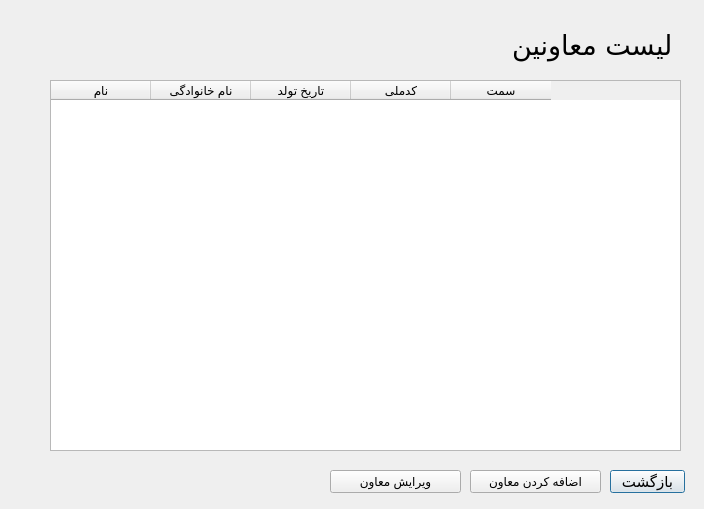
<?xml version="1.0" encoding="UTF-8"?>
<ui version="4.0">
 <class>Dialog</class>
 <widget class="QDialog" name="Dialog">
  <property name="geometry">
   <rect>
    <x>0</x>
    <y>0</y>
    <width>704</width>
    <height>509</height>
   </rect>
  </property>
  <property name="windowTitle">
   <string>Dialog</string>
  </property>
  <widget class="QLabel" name="teacher_list">
   <property name="geometry">
    <rect>
     <x>500</x>
     <y>20</y>
     <width>181</width>
     <height>51</height>
    </rect>
   </property>
   <property name="font">
    <font>
     <family>B Nazanin</family>
     <pointsize>20</pointsize>
    </font>
   </property>
   <property name="text">
    <string> لیست معاونین</string>
   </property>
  </widget>
  <widget class="QTableWidget" name="table">
   <property name="geometry">
    <rect>
     <x>50</x>
     <y>80</y>
     <width>631</width>
     <height>371</height>
    </rect>
   </property>
   <column>
    <property name="text">
     <string>نام</string>
    </property>
   </column>
   <column>
    <property name="text">
     <string>نام خانوادگی</string>
    </property>
   </column>
   <column>
    <property name="text">
     <string>تاریخ تولد</string>
    </property>
   </column>
   <column>
    <property name="text">
     <string>کدملی</string>
    </property>
   </column>
   <column>
    <property name="text">
     <string>سمت</string>
    </property>
   </column>
  </widget>
  <widget class="QPushButton" name="back">
   <property name="geometry">
    <rect>
     <x>610</x>
     <y>470</y>
     <width>75</width>
     <height>23</height>
    </rect>
   </property>
   <property name="font">
    <font>
     <family>B Nazanin</family>
     <pointsize>11</pointsize>
    </font>
   </property>
   <property name="text">
    <string>بازگشت</string>
   </property>
  </widget>
  <widget class="QPushButton" name="add">
   <property name="geometry">
    <rect>
     <x>470</x>
     <y>470</y>
     <width>131</width>
     <height>23</height>
    </rect>
   </property>
   <property name="text">
    <string>اضافه کردن معاون</string>
   </property>
  </widget>
  <widget class="QPushButton" name="edit">
   <property name="geometry">
    <rect>
     <x>330</x>
     <y>470</y>
     <width>131</width>
     <height>23</height>
    </rect>
   </property>
   <property name="text">
    <string>ویرایش معاون</string>
   </property>
  </widget>
  <zorder>table</zorder>
  <zorder>teacher_list</zorder>
  <zorder>back</zorder>
  <zorder>add</zorder>
  <zorder>edit</zorder>
 </widget>
 <resources/>
 <connections/>
</ui>
